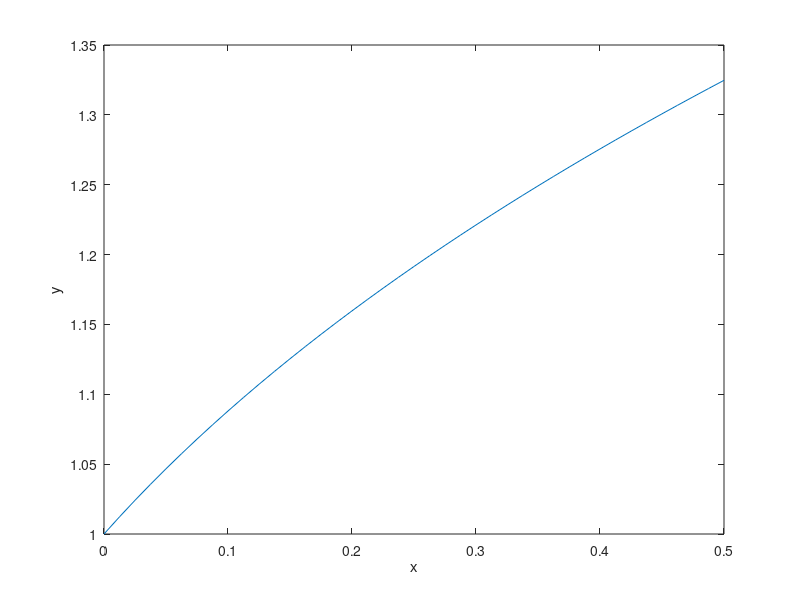

Write the MATLAB code that produced this figure.

% define the right hand side of the ode
% as function handle 
f=@(x,y) y/(x+y^3);

y0=1;% initial condition


% ode45 need a range for x values 
% lets take the range to be 0=<x<=0.5

xspan=[0 0.5];

[x,y]=ode45(f,xspan,y0);


plot(x,y) % plot the solutions 
xlabel('x')
ylabel('y')



% part b

% the solution for x=0.5 is nothing 
% but the last point in the vector y
% as xspan=[0 0.5]

y05=y(end);
fprintf('y(0.5)=%f',y05);
